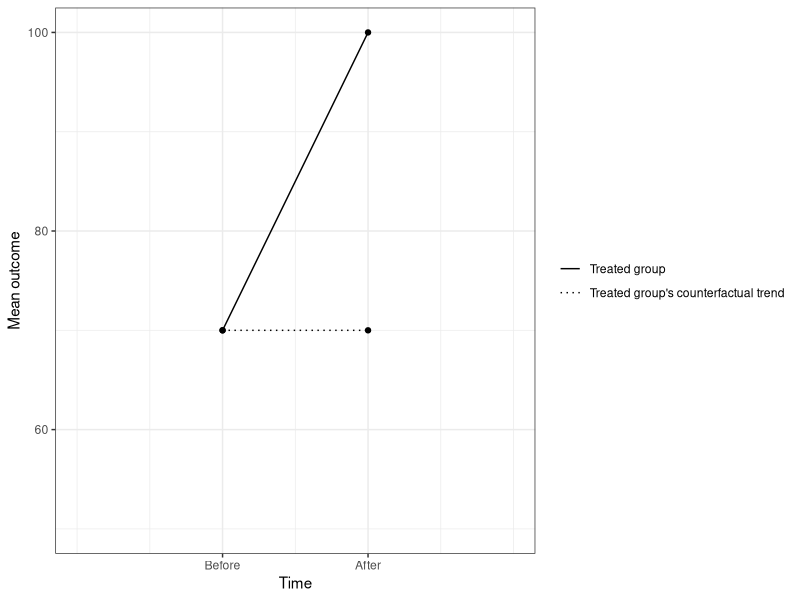
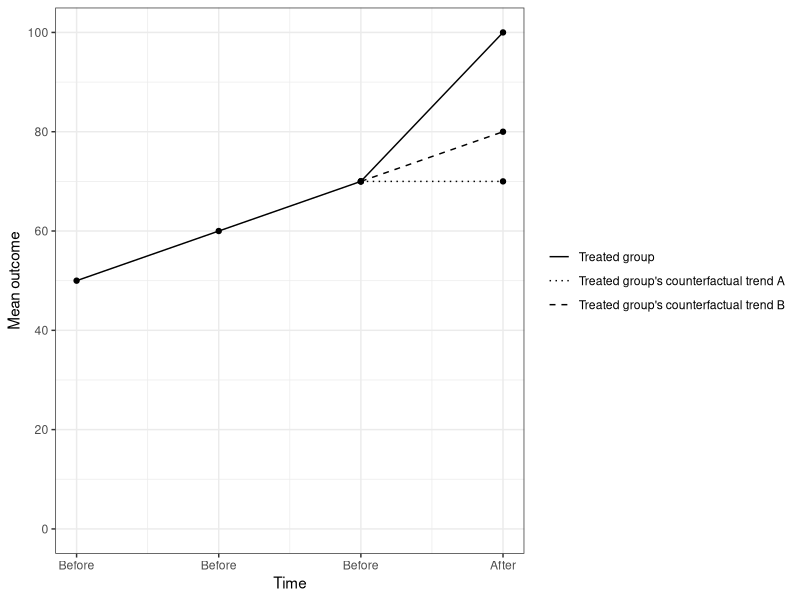
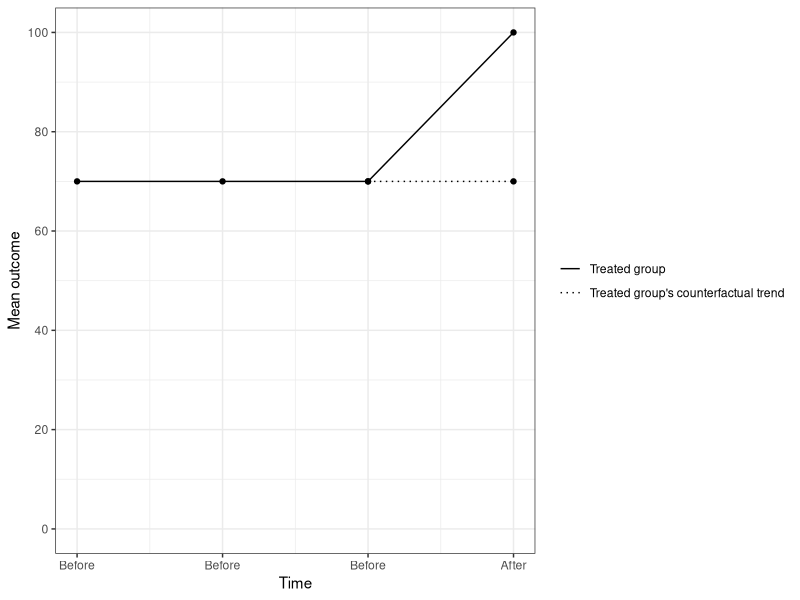
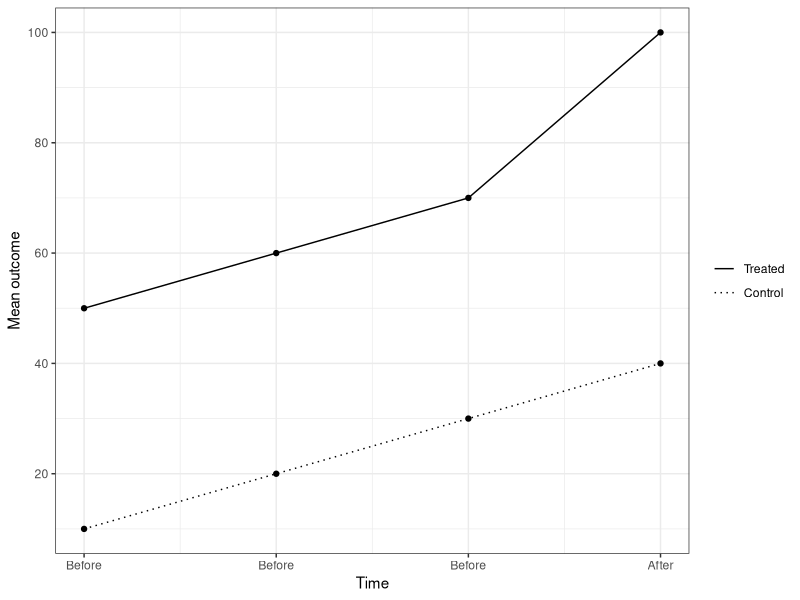
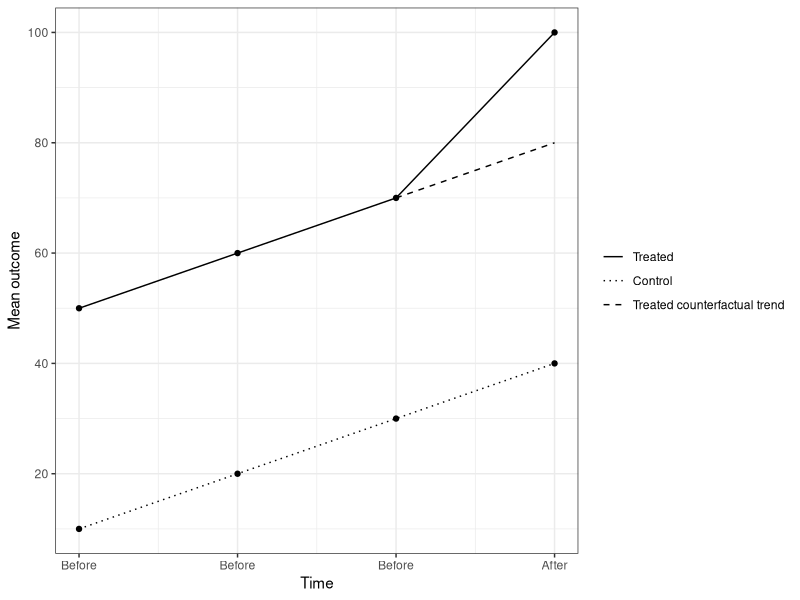
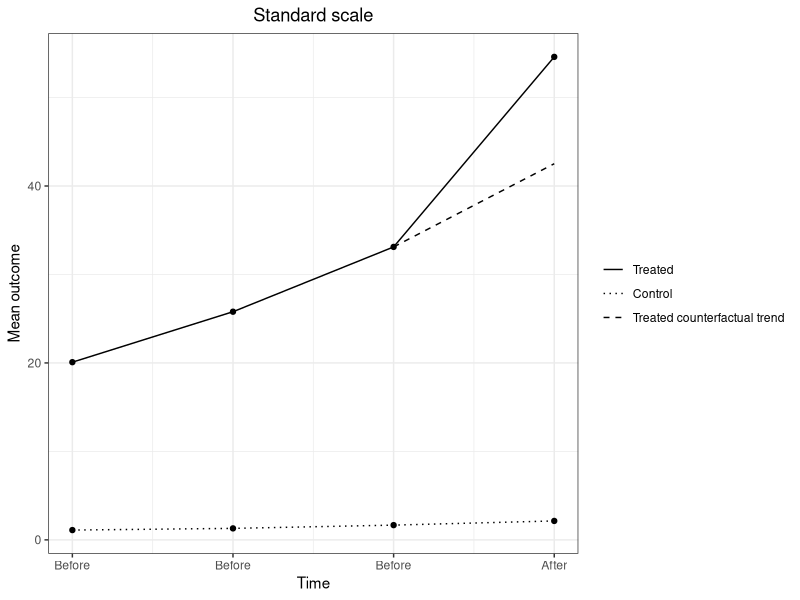
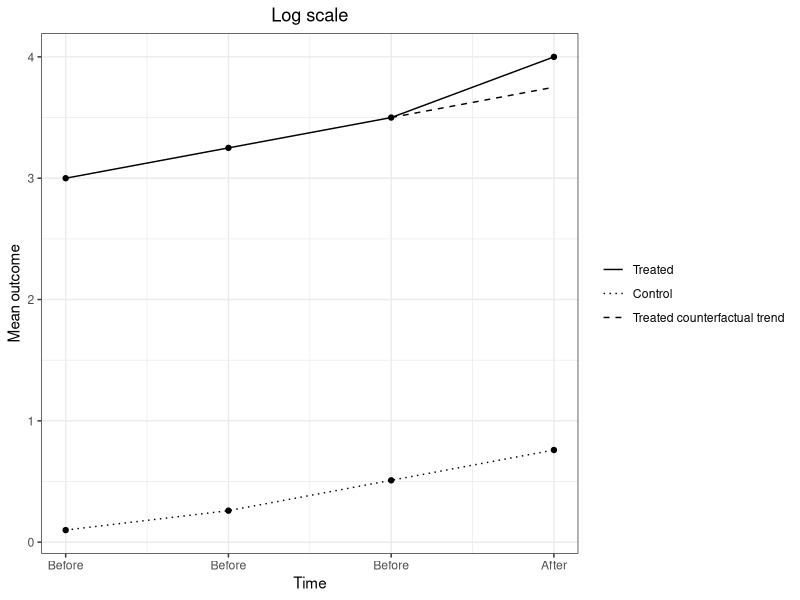

Write the R code that produced these figures, in order.
#setwd(dirname(rstudioapi::getActiveDocumentContext()$path))

library(dplyr)
library(tidyverse)
library(magrittr)
library(pbapply)
library(parallel)
library(haven)

DID_data <- data.frame(mean_outcome = c(NA, NA, 70, 80,
                                        50, 60, 70, 100,
                                        10, 20, 30, 40),
                       Treatment = rep(x = c("Treated counterfactual trend", "Treated", "Control"), each = 4),
                       Period = rep(x = c(-1, 0, 1, 2), times = 3))
DID_data$Treatment <- factor(x =DID_data$Treatment,
                             levels = c("Treated", "Control", "Treated counterfactual trend"))

DID_plot <- ggplot(data = filter(.data = DID_data,
                                 Treatment != "Treated counterfactual trend"),
                      mapping = aes(x = Period,
                                    y = mean_outcome,
                                    group = Treatment)) +
  geom_point(data = subset(x = DID_data,
                           subset = Treatment %in% c("Treated",
                                                     "Control"))) +
  geom_line(mapping = aes(linetype = Treatment)) +
  scale_linetype_manual(values = c("solid", "dotted")) +
  xlab("Time") +
  ylab("Mean outcome") +
  scale_x_continuous(breaks = -1:2, labels = c("Before", "Before", "Before", "After")) +
  scale_y_continuous(breaks = c(0, 20, 40, 60, 80, 100)) +
  theme_bw() +
  theme(plot.title = element_text(hjust = 0.5),
        legend.title = element_blank(),
        legend.position = "right")

ggsave(plot = DID_plot,
       file = "DID_plot.pdf",
       width = 6,
       height = 4,
       units = "in",
       dpi = 600)

DID_pt_plot <- ggplot(data = DID_data,
                       mapping = aes(x = Period,
                                     y = mean_outcome,
                                     group = Treatment)) +
  geom_point(data = subset(x = DID_data,
                           subset = Treatment %in% c("Treated",
                                                     "Control"))) +
  geom_line(mapping = aes(linetype = Treatment)) +
  scale_linetype_manual(values = c("solid", "dotted", "dashed")) +
  xlab("Time") +
  ylab("Mean outcome") +
  scale_x_continuous(breaks = -1:2, labels = c("Before", "Before", "Before", "After")) +
  scale_y_continuous(breaks = c(0, 20, 40, 60, 80, 100)) +
  theme_bw() +
  theme(plot.title = element_text(hjust = 0.5),
        legend.title = element_blank(),
        legend.position = "right")

ggsave(plot = DID_pt_plot,
       file = "DID_pt_plot.pdf",
       width = 6,
       height = 4,
       units = "in",
       dpi = 600)


ATT <- exp(4) - exp(3.75)
round(x = ATT, digits = 2)
DID_est <- exp(4) - exp(3.5) - (exp(.76) - exp(.51))
round(x = DID_est, digits = 2)
ATT - DID_est


standard_scale_DID_data <- data.frame(mean_outcome = c(NA, NA, exp(3.5), exp(3.75),
                                                       exp(3), exp(3.25), exp(3.5), exp(4),
                                                       exp(.1), exp(.26), exp(.51), exp(.76)),
                                       Treatment = rep(x = c("Treated counterfactual trend", "Treated", "Control"), each = 4),
                                       Period = rep(x = c(-1, 0, 1, 2), times = 3))
standard_scale_DID_data$Treatment <- factor(x = standard_scale_DID_data$Treatment,
                                            levels = c("Treated", "Control", "Treated counterfactual trend"))

standard_scale_DID_plot <- ggplot(data = standard_scale_DID_data,
                             mapping = aes(x = Period,
                                           y = mean_outcome,
                                           group = Treatment)) +
  geom_point(data = subset(x = standard_scale_DID_data,
                           subset = Treatment %in% c("Treated",
                                                     "Control"))) +
  geom_line(mapping = aes(linetype = Treatment)) +
  scale_linetype_manual(values = c("solid", "dotted", "dashed")) +
  xlab("Time") +
  ylab("Mean outcome") +
  scale_x_continuous(breaks = -1:2, labels = c("Before", "Before", "Before", "After")) +
  scale_y_continuous(breaks = c(0, 20, 40, 60)) +
  theme_bw() +
  ggtitle(label = "Standard scale") +
  theme(plot.title = element_text(hjust = 0.5),
        legend.title = element_blank(),
        legend.position = "right")

ggsave(plot = standard_scale_DID_plot,
       file = "standard_scale_DID_plot.pdf",
       width = 6,
       height = 4,
       units = "in",
       dpi = 600)

log_scale_ATT <- log(exp(4)) - log(exp(3.75))
round(x = log_scale_ATT, digits = 2)
log_scale_DID_est <- log(exp(4)) - log(exp(3.5)) - (log(exp(.76)) - log(exp(.51)))
round(x = log_scale_DID_est, digits = 2)
log_scale_ATT - log_scale_DID_est

log_scale_DID_data <- data.frame(mean_outcome = c(NA, NA, log(exp(3.5)), log(exp(3.75)),
                                                  log(exp(3)), log(exp(3.25)), log(exp(3.5)), log(exp(4)),
                                                  log(exp(.1)), log(exp(.26)), log(exp(.51)), log(exp(.76))),
                                 Treatment = rep(x = c("Treated counterfactual trend", "Treated", "Control"), each = 4),
                                 Period = rep(x = c(-1, 0, 1, 2), times = 3))
log_scale_DID_data$Treatment <- factor(x = log_scale_DID_data$Treatment,
                                       levels = c("Treated", "Control", "Treated counterfactual trend"))

log_scale_DID_plot <- ggplot(data = log_scale_DID_data,
                             mapping = aes(x = Period,
                                           y = mean_outcome,
                                           group = Treatment)) +
  geom_point(data = subset(x = log_scale_DID_data,
                           subset = Treatment %in% c("Treated",
                                                     "Control"))) +
  geom_line(mapping = aes(linetype = Treatment)) +
  scale_linetype_manual(values = c("solid", "dotted", "dashed")) +
  xlab("Time") +
  ylab("Mean outcome") +
  scale_x_continuous(breaks = -1:2, labels = c("Before", "Before", "Before", "After")) +
  theme_bw() +
  ggtitle(label = "Log scale") +
  theme(plot.title = element_text(hjust = 0.5),
        legend.title = element_blank(),
        legend.position = "right")

ggsave(plot = log_scale_DID_plot,
       file = "log_scale_DID_plot.pdf",
       width = 6,
       height = 4,
       units = "in",
       dpi = 600)

pre_post_data <- data.frame(mean_outcome = c(70, 100,
                                             70, 70),
                            Treatment = rep(x = c("Treated group", "Treated group's counterfactual trend"), each = 2),
                            Period = rep(x = c(0, 1), times = 2))
pre_post_data$Treatment <- factor(x = pre_post_data$Treatment,
                                  levels = c("Treated group", "Treated group's counterfactual trend"))

pre_post_plot <- ggplot(data = pre_post_data,
                        mapping = aes(x = Period,
                                      y = mean_outcome,
                                      group = Treatment)) +
  geom_point(data = pre_post_data) +
  geom_line(mapping = aes(linetype = Treatment)) +
  scale_linetype_manual(values = c("solid", "dotted")) +
  xlab("Time") +
  ylab("Mean outcome") +
  scale_x_continuous(limits = c(-1, 2),
                     breaks = 0:1,
                     labels = c("Before", "After")) +
  scale_y_continuous(limits = c(50, 100),
                     breaks = c(0, 20, 40, 60, 80, 100)) +
  theme_bw() +
  theme(plot.title = element_text(hjust = 0.5),
        legend.title = element_blank(),
        legend.position = "right")

pre_post_plot

#ggsave(plot = pre_post_plot,
#       file = "figures/pre_post_plot.pdf",
#       width = 6,
#       height = 4,
#       units = "in",
#       dpi = 600)

ITS_data_A <- data.frame(mean_outcome = c(50, 60, 70, 100,
                                          NA, NA, 70, 70,
                                          NA, NA, 70, 80),
                         Treatment = rep(x = c("Treated group",
                                               "Treated group's counterfactual trend A",
                                               "Treated group's counterfactual trend B"), each = 4),
                         Period = rep(x = c(-2, -1, 0, 1), times = 3))
ITS_data_A$Treatment <- factor(x = ITS_data_A$Treatment,
                               levels = c("Treated group",
                                          "Treated group's counterfactual trend A",
                                          "Treated group's counterfactual trend B"))

ITS_plot_A <- ggplot(data = ITS_data_A,
                     mapping = aes(x = Period,
                                   y = mean_outcome,
                                   group = Treatment)) +
  geom_point(data = ITS_data_A) +
  geom_line(mapping = aes(linetype = Treatment)) +
  scale_linetype_manual(values = c("solid", "dotted", "dashed")) +
  xlab("Time") +
  ylab("Mean outcome") +
  scale_x_continuous(limits = c(-2, 1),
                     breaks = -2:1,
                     labels = c("Before", "Before", "Before", "After")) +
  scale_y_continuous(limits = c(0, 100),
                     breaks = c(0, 20, 40, 60, 80, 100)) +
  theme_bw() +
  theme(plot.title = element_text(hjust = 0.5),
        legend.title = element_blank(),
        legend.position = "right")
ITS_plot_A

#ggsave(plot = ITS_plot_A,
#       file = "figures/ITS_plot_A.pdf",
#       width = 6,
#       height = 4,
#       units = "in",
#       dpi = 600)

ITS_data_B <- data.frame(mean_outcome = c(70, 70, 70, 100,
                                          NA, NA, 70, 70),
                         Treatment = rep(x = c("Treated group",
                                               "Treated group's counterfactual trend"), each = 4),
                         Period = rep(x = c(-2, -1, 0, 1), times = 2))
ITS_data_B$Treatment <- factor(x = ITS_data_B$Treatment,
                               levels = c("Treated group",
                                          "Treated group's counterfactual trend"))

ITS_plot_B <- ggplot(data = ITS_data_B,
                     mapping = aes(x = Period,
                                   y = mean_outcome,
                                   group = Treatment)) +
  geom_point(data = ITS_data_B) +
  geom_line(mapping = aes(linetype = Treatment)) +
  scale_linetype_manual(values = c("solid", "dotted", "dashed")) +
  xlab("Time") +
  ylab("Mean outcome") +
  scale_x_continuous(limits = c(-2, 1),
                     breaks = -2:1,
                     labels = c("Before", "Before", "Before", "After")) +
  scale_y_continuous(limits = c(0, 100),
                     breaks = c(0, 20, 40, 60, 80, 100)) +
  theme_bw() +
  theme(plot.title = element_text(hjust = 0.5),
        legend.title = element_blank(),
        legend.position = "right")
ITS_plot_B

#ggsave(plot = ITS_plot_B,
#       file = "figures/ITS_plot_B.pdf",
#       width = 6,
#       height = 4,
#       units = "in",
#       dpi = 600)
